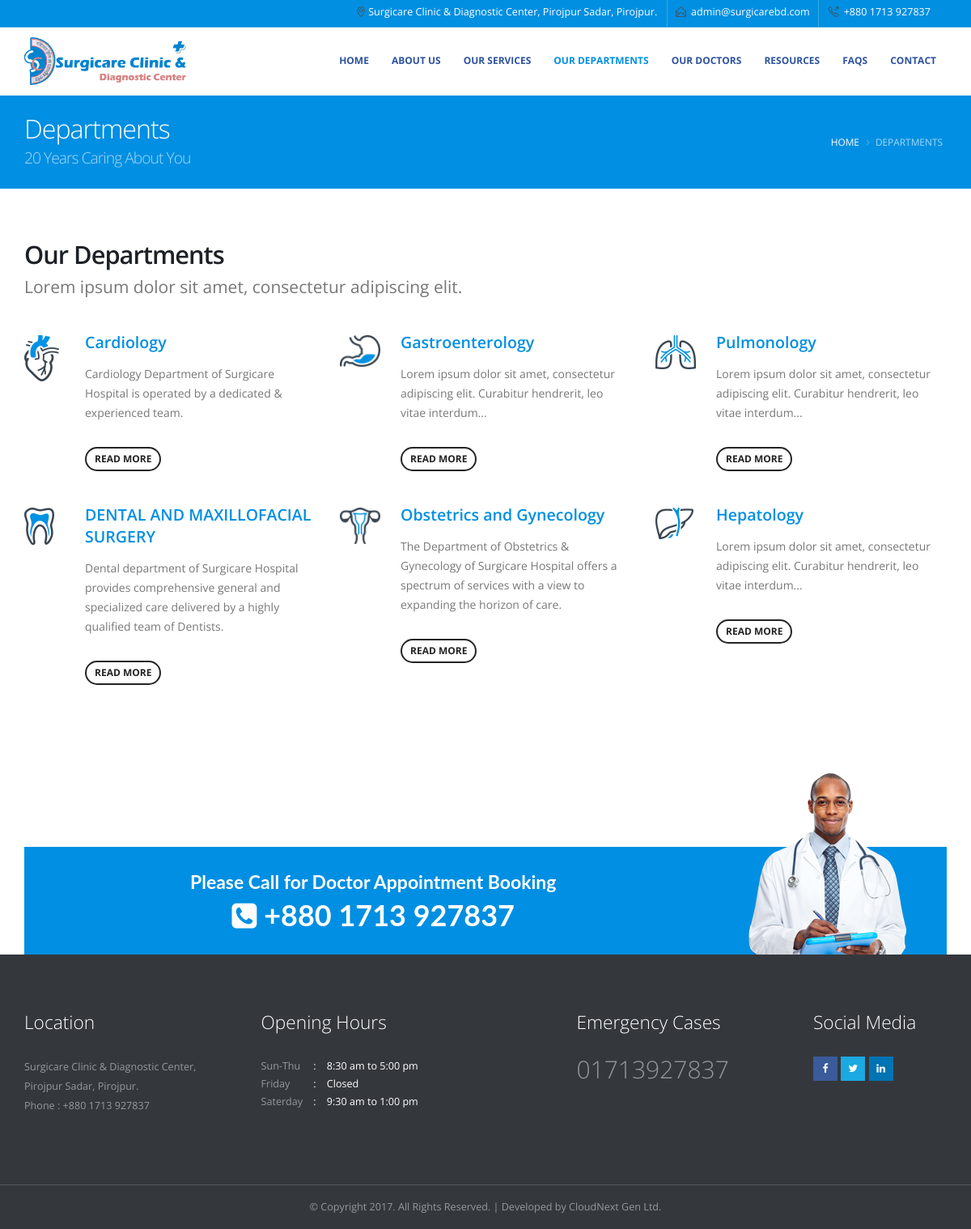
Page /index.php/home/departments on the committed database.
### tables this page shows
CREATE TABLE `common_settings` (
  `id` int(11) NOT NULL,
  `logo` varchar(128) NOT NULL,
  `add` text NOT NULL,
  `mail1` varchar(512) NOT NULL,
  `mail2` varchar(512) NOT NULL,
  `phn1` varchar(50) NOT NULL,
  `phn2` varchar(50) NOT NULL,
  `eme_phn` varchar(50) NOT NULL,
  `appoint_phn` varchar(50) NOT NULL,
  `sun_thu` varchar(256) NOT NULL,
  `fri` varchar(256) NOT NULL,
  `sat` varchar(256) NOT NULL,
  `fb` varchar(256) NOT NULL,
  `twt` varchar(256) NOT NULL,
  `link` varchar(256) NOT NULL,
  `copyright` varchar(256) NOT NULL
);

CREATE TABLE `departments` (
  `id` int(11) NOT NULL,
  `dept_name` varchar(265) NOT NULL,
  `short_desc` text NOT NULL,
  `long_desc` text NOT NULL,
  `image` varchar(128) NOT NULL
);

### application/views/front/common/template.php (called while the page is built, shortened)
<?php
    $this->load->view('front/common/head');
    $this->load->view($page);
    $this->load->view('front/common/footer');
?>

### application/controllers/Home.php (called while the page is built, shortened)
<?php  defined('BASEPATH') OR exit('No direct script access allowed');
class Home extends CI_controller {
	function __construct(){
        $this->dept_table = 'departments';
        $this->load->model('data');
    }
    public function departments(){
        $data['lists'] = $this->data->getall($this->dept_table);
        $data['title'] = "Departments";
        $data['page'] = "front/pages/departments";
        $this->load->view('front/common/template', $data);
    }
}

### index.php (called while the page is built, shortened)
<?php
require_once BASEPATH.'core/CodeIgniter.php';

### application/libraries/Settings.php (called while the page is built)
<?php defined('BASEPATH') OR exit('No direct script access allowed');
class Settings {
    public function __construct() {
        $CI = & get_instance();
        $result = $CI->db->select('*')->where('id', 1)->get("common_settings");
        if ($result->num_rows() == 0) {
            die('Your are missing the site database row!');
        } else {
            $this->info = $result->row();
        }
    }
}
?>

### application/models/Data.php (called while the page is built, shortened)
<?php
class Data extends CI_Model {
    public function getall($table) {
        $this->db->from("$table");
        return $this->db->get()->result();
    }
}

### application/views/front/pages/departments.php (the view)
<section class="page-header page-header-color page-header-primary page-header-float-breadcrumb">
    <div class="container">
        <div class="row">
            <div class="col-md-12">
                <h1 class="mt-xs"><?= $title ?> <span>20 Years Caring About You</span></h1>
                <ul class="breadcrumb breadcrumb-valign-mid">
                    <li><a href="#">Home</a></li>
                    <li class="active"><?= $title ?></li>
                </ul>
            </div>
        </div>
    </div>
</section>
<div class="container">
    <div class="row pt-xl">
        <div class="col-md-12">
            <h2 class="font-weight-semibold mb-xs">Our Departments</h2>
            <p class="lead font-weight-normal">Lorem ipsum dolor sit amet, consectetur adipiscing elit.</p>
        </div>
    </div>
    <div class="row mt-lg">
        <?php foreach ($lists as $list) : ?>
            <div class="col-md-4">
                <div class="feature-box feature-box-style-2 mb-xl appear-animation" data-appear-animation="fadeInUp" data-appear-animation-delay="300">
                    <div class="feature-box-icon">
                        <img src="<?= base_url() ?>assets/img/dept/<?= $list->image ?>" alt class="img-responsive" />
                    </div>
                    <div class="feature-box-info ml-md">
                        <h4 class="font-weight-semibold"><a href="" class="text-decoration-none"><?= $list->dept_name ?></a></h4>
                        <p><?= $list->short_desc ?></p>
                        <a href="<?= base_url() ?>home/departments_details/<?= $list->id ?>" class="btn btn-borders btn-quaternary custom-button text-uppercase mt-sm mb-md font-weight-bold btn-sm">read more</a>
                    </div>
                </div>
            </div>
        <?php endforeach; ?>
    </div>
</div>
<section>
    <div class="container">
        <div class="book-appointment-box">
            <div class="row">
                <div class="col-md-9 col-xs-12 text-center-sm text-center-xs">
                    <h4>Please Call for Doctor Appointment Booking</h4>
                    <h3><i class="fa fa-phone-square"></i> <?= $this->settings->info->appoint_phn ?></h3>
                </div>
                <div class="col-md-3 col-xs-12 hidden-sm hidden-xs">
                    <div class="box-img">
                        <img src="<?= base_url() ?>assets/img/contact/contact_img.png" alt="contact image">
                    </div>
                </div>
            </div>
        </div>
    </div>
</section>

### application/views/front/common/head.php (shortened to what this page needs)
<!DOCTYPE html>
<html data-style-switcher-options="{'changeLogo': false, 'borderRadius': 0, 'colorPrimary': '#008fe2', 'colorSecondary': '#2d529f', 'colorTertiary': '#3aabdd', 'colorQuaternary': '#242424'}">
    <head>
        <link rel="stylesheet" href="<?=base_url()?>assets/vendor/bootstrap/css/bootstrap.min.css">
        <link rel="stylesheet" href="<?=base_url()?>assets/vendor/font-awesome/css/font-awesome.min.css">
        <link rel="stylesheet" href="<?=base_url()?>assets/vendor/animate/animate.min.css">
        <link rel="stylesheet" href="<?=base_url()?>assets/vendor/simple-line-icons/css/simple-line-icons.min.css">
        <link rel="stylesheet" href="<?=base_url()?>assets/vendor/owl.carousel/assets/owl.carousel.min.css">
        <link rel="stylesheet" href="<?=base_url()?>assets/vendor/owl.carousel/assets/owl.theme.default.min.css">
        <link rel="stylesheet" href="<?=base_url()?>assets/vendor/magnific-popup/magnific-popup.min.css">
        <link rel="stylesheet" href="<?=base_url()?>assets/css/theme.css">
        <link rel="stylesheet" href="<?=base_url()?>assets/css/theme-elements.css">
        <link rel="stylesheet" href="<?=base_url()?>assets/vendor/rs-plugin/css/settings.css">
        <link rel="stylesheet" href="<?=base_url()?>assets/vendor/rs-plugin/css/layers.css">
        <link rel="stylesheet" href="<?=base_url()?>assets/vendor/rs-plugin/css/navigation.css">
        <link rel="stylesheet" href="<?=base_url()?>assets/css/skins/skin-medical.css">
        <link rel="stylesheet" href="<?=base_url()?>assets/css/demos/demo-medical.css">
        <link rel="stylesheet" href="<?=base_url()?>assets/css/custom.css">
    </head>
    <body>
        <div class="body">
            <header id="header" class="header-narrow" data-plugin-options="{'stickyEnabled': true, 'stickyEnableOnBoxed': true, 'stickyEnableOnMobile': true, 'stickyStartAt': 35, 'stickySetTop': '-35px', 'stickyChangeLogo': false}">
                <div class="header-body">
                    <div class="header-top header-top header-top-style-3 header-top-custom">
                        <div class="container">
                            <nav class="header-nav-top pull-right">
                                <ul class="nav nav-pills">
                                    <li class="hidden-xs">
                                        <span class="ws-nowrap"><i class="icon-location-pin icons"></i><?=$this->settings->info->add?></span>
                                    </li>
                                    <li class="hidden-xs">
                                        <span class="ws-nowrap"><i class="icon-envelope-open icons"></i> <a class="text-decoration-none" href="#"><?=$this->settings->info->mail1?></a></span>
                                    </li>
                                    <li>
                                        <span class="ws-nowrap"><i class="icon-call-out icons"></i></i> <?=$this->settings->info->phn1?></span>
                                    </li>
                                </ul>
                            </nav>
                        </div>
                    </div>
                    <div class="header-container container">
                        <div class="header-row">
                            <div class="header-column">
                                <div class="header-logo">
                                    <a href="<?=base_url()?>">
                                        <img alt="Surgicare" width="200" src="<?=base_url()?>assets/img/logo/logo4.png">
                                    </a>
                                </div>
                            </div>
                            <div class="header-column">
                                <div class="header-row">
                                    <div class="header-nav pt-xs">
                                        <div class="header-nav-main header-nav-main-effect-1 header-nav-main-sub-effect-1 collapse">
                                            <nav>
                                                <ul class="nav nav-pills" id="mainNav">
                                                    <li class="<?php if ($title == 'Home') echo "active"; ?>dropdown-full-color dropdown-secondary">
                                                        <a href="<?=base_url()?>">
                                                            Home
                                                        </a>
                                                    </li>
                                                    <li class="<?php if ($title == 'About us') echo "active"; ?>dropdown-full-color dropdown-secondary">
                                                        <a href="<?=site_url('about_us')?>">
                                                            About Us
                                                        </a>
                                                    </li>
                                                    <li class="<?php if ($title == 'Services' || $title == 'Services Details') echo "active"; ?>dropdown-full-color dropdown-secondary">
                                                        <a href="<?=site_url('services')?>">
                                                            Our Services
                                                        </a>
                                                    </li>
                                                    <li class="<?php if ($title == 'Departments' || $title == 'Departments Details') echo "active"; ?>dropdown-full-color dropdown-secondary">
                                                        <a href="<?=site_url('departments')?>">
                                                            Our Departments
                                                        </a>
                                                    </li>
                                                    <li class="<?php if ($title == 'Doctors' || $title == 'Doctors Profile') echo "active"; ?>dropdown-full-color dropdown-secondary">
                                                        <a href="<?=site_url('doctors')?>">
                                                            Our Doctors
                                                        </a>
                                                    </li>
                                                    <li class="<?php if ($title == 'Resource') echo "active"; ?>dropdown-full-color dropdown-secondary">
                                                        <a href="<?=site_url('resource')?>">
                                                            Resources
                                                        </a>
                                                    </li>
                                                    <li class="<?php if ($title == 'Faqs') echo "active"; ?>dropdown-full-color dropdown-secondary">
                                                        <a href="<?=site_url('faqs')?>">
                                                            faqs
                                                        </a>
                                                    </li>
                                                    <li class="<?php if ($title == 'Contact') echo "active"; ?>dropdown-full-color dropdown-secondary">
                                                        <a href="<?=site_url('contact')?>">
                                                            Contact
                                                        </a>
                                                    </li>
                                                </ul>
                                            </nav>
                                        </div>
                                    </div>
                                </div>
                            </div>
                        </div>
                    </div>
                </div>
            </header>
            <div role="main" class="main">

### application/views/front/common/footer.php (shortened to what this page needs)
            <footer id="footer" class="m-none">
                <div class="container">
                    <div class="row">
                        <div class="col-md-3">
                            <h4 class="mb-xlg">Location</h4>
                            <p>
                                <?= $this->settings->info->add ?><br />
                                Phone : <?= $this->settings->info->phn2 ?>
                            </p>
                        </div>
                        <div class="col-md-3">
                            <h4 class="mb-xlg">Opening Hours</h4>
                            <div class="info custom-info">
                                <span>Sun-Thu</span>
                                <span><?= $this->settings->info->sun_thu ?></span>
                            </div>
                            <div class="info custom-info">
                                <span>Friday</span>
                                <span><?= $this->settings->info->fri ?></span>
                            </div>
                            <div class="info custom-info">
                                <span>Saterday</span>
                                <span><?= $this->settings->info->sat ?></span>
                            </div>
                        </div>
                        <div class="col-md-3 col-md-offset-1">
                            <div class="contact-details">
                                <h4 class="mb-xlg">Emergency Cases</h4>
                                <a class="text-decoration-none" href="<?= base_url() ?>">
                                    <strong class="font-weight-light"><?= $this->settings->info->eme_phn ?></strong>
                                </a>
                            </div>
                        </div>
                        <div class="col-md-2">
                            <h4 class="mb-xlg">Social Media</h4>
                            <ul class="social-icons">
                                <li class="social-icons-facebook">
                                    <a href="<?= $this->settings->info->fb ?>/" target="_blank" title="Facebook">
                                        <i class="fa fa-facebook"></i>
                                    </a>
                                </li>
                                <li class="social-icons-twitter">
                                    <a href="<?= $this->settings->info->twt ?>/" target="_blank" title="Twitter">
                                        <i class="fa fa-twitter"></i>
                                    </a>
                                </li>
                                <li class="social-icons-linkedin">
                                    <a href="<?= $this->settings->info->link ?>" target="_blank" title="Linkedin">
                                        <i class="fa fa-linkedin"></i>
                                    </a>
                                </li>
                            </ul>
                        </div>
                    </div>
                </div>
                <div class="footer-copyright pt-md pb-md">
                    <div class="container">
                        <div class="row">
                            <div class="col-md-12 center m-none">
                                <p><?= $this->settings->info->copyright ?> | Developed by <a target="_blank" href="http://www.cloudnextbd.com/">CloudNext Gen Ltd.</a></p>
                            </div>
                        </div>
                    </div>
                </div>
            </footer>
        </div>
    </body>
</html>

### rows in the picture
common_settings: add "Surgicare Clinic & Diagnostic Center, Pirojpur Sadar, Pirojpur.", mail1 "admin@surgicarebd.com", phn1 "+880 1713 927837", appoint_phn "+880 1713 927837", phn2 "+880 1713 927837", sun_thu "8:30 am to 5:00 pm", fri "Closed", sat "9:30 am to 1:00 pm", eme_phn "01713927837", copyright "© Copyright 2017. All Rights Reserved."
departments: image (picture), dept_name "Cardiology", short_desc "Cardiology Department of Surgicare Hospital is operated by a dedicated & experienced team."
departments: image (picture), dept_name "Gastroenterology", short_desc "Lorem ipsum dolor sit amet, consectetur adipiscing elit. Curabitur hendrerit, leo vitae interdum..."
departments: image (picture), dept_name "Pulmonology", short_desc "Lorem ipsum dolor sit amet, consectetur adipiscing elit. Curabitur hendrerit, leo vitae interdum..."
departments: image (picture), dept_name "DENTAL AND MAXILLOFACIAL SURGERY", short_desc "Dental department of Surgicare Hospital provides comprehensive general and specialized care delivered by a highly qualified team of Dentists."
departments: image (picture), dept_name "Obstetrics and Gynecology", short_desc "The Department of Obstetrics & Gynecology of Surgicare Hospital offers a spectrum of services with a view to expanding the horizon of care."
departments: image (picture), dept_name "Hepatology", short_desc "Lorem ipsum dolor sit amet, consectetur adipiscing elit. Curabitur hendrerit, leo vitae interdum..."

### other values in the picture
$title "Departments"
$title "DEPARTMENTS"
